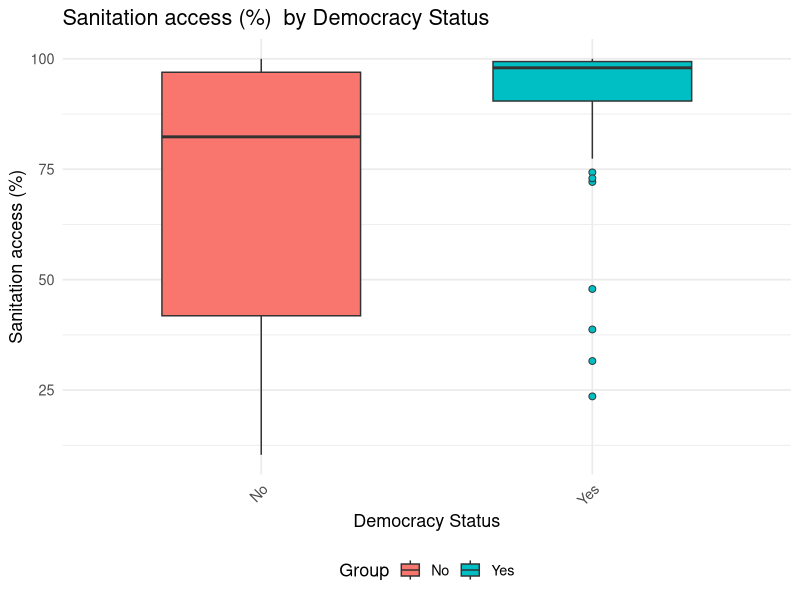
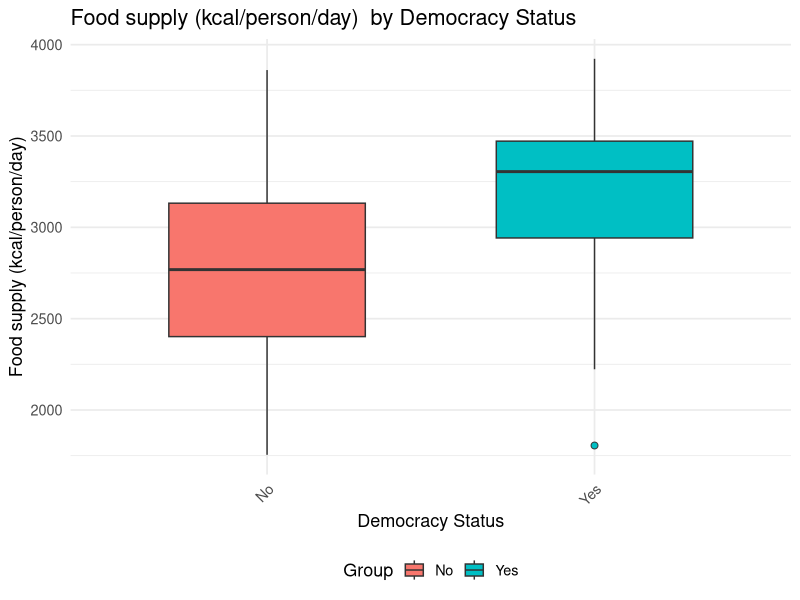
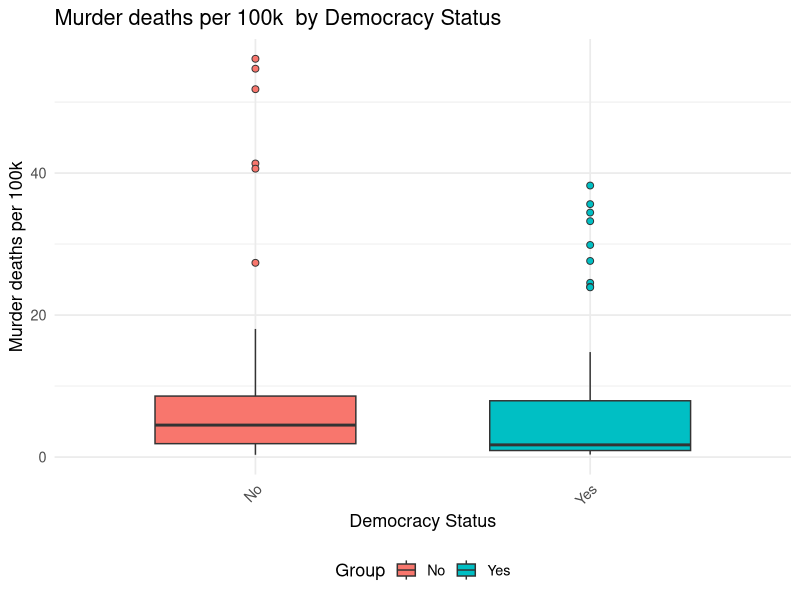
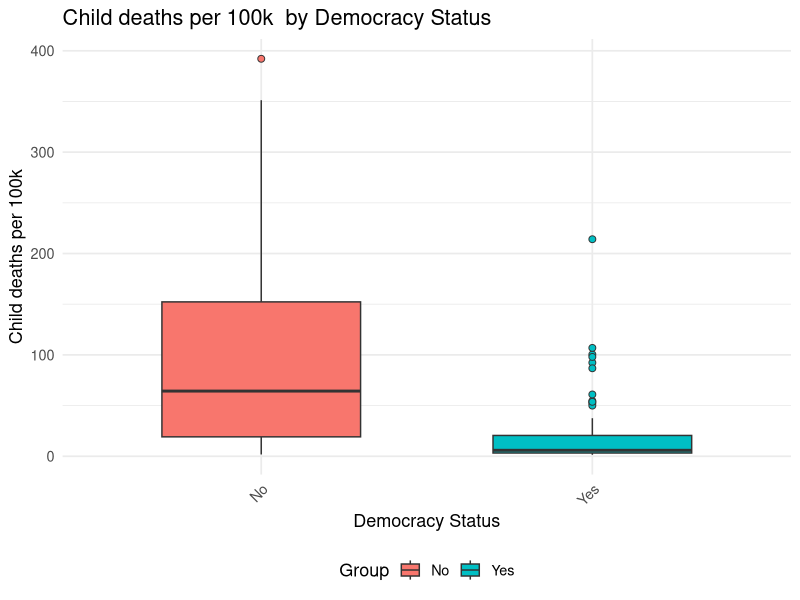
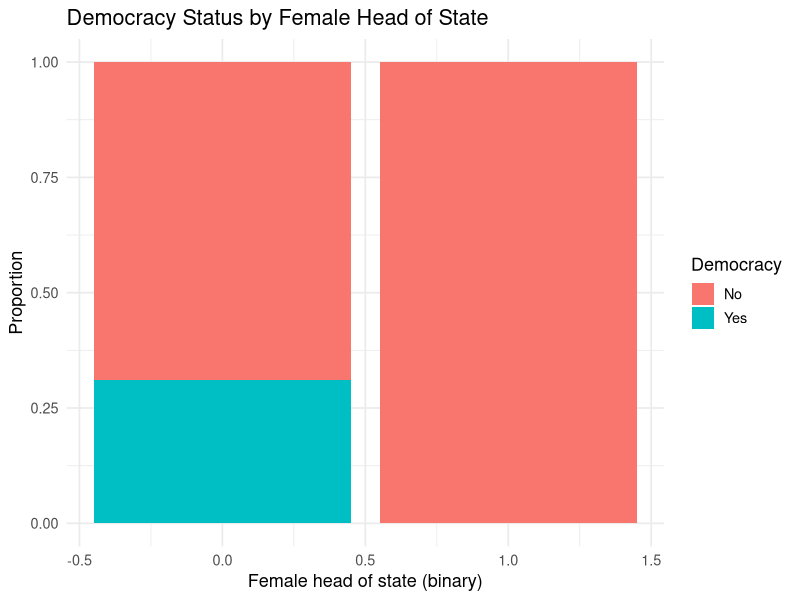
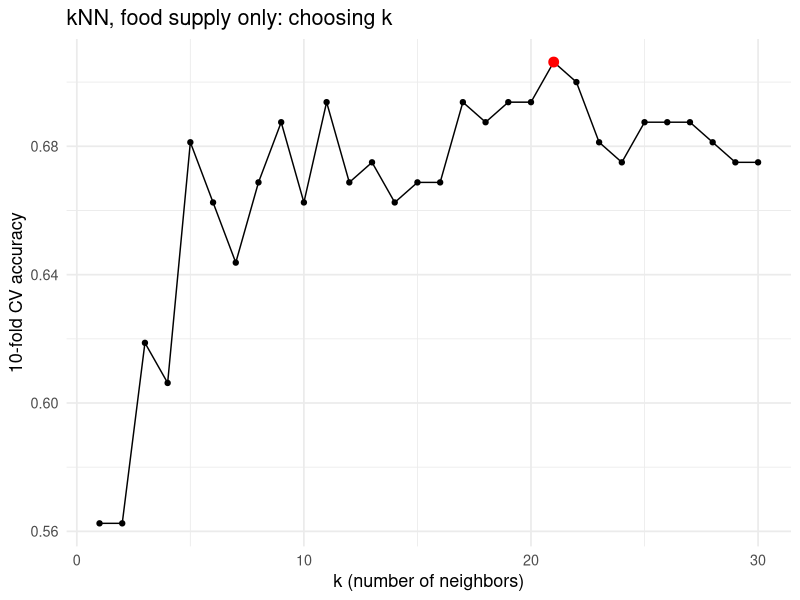
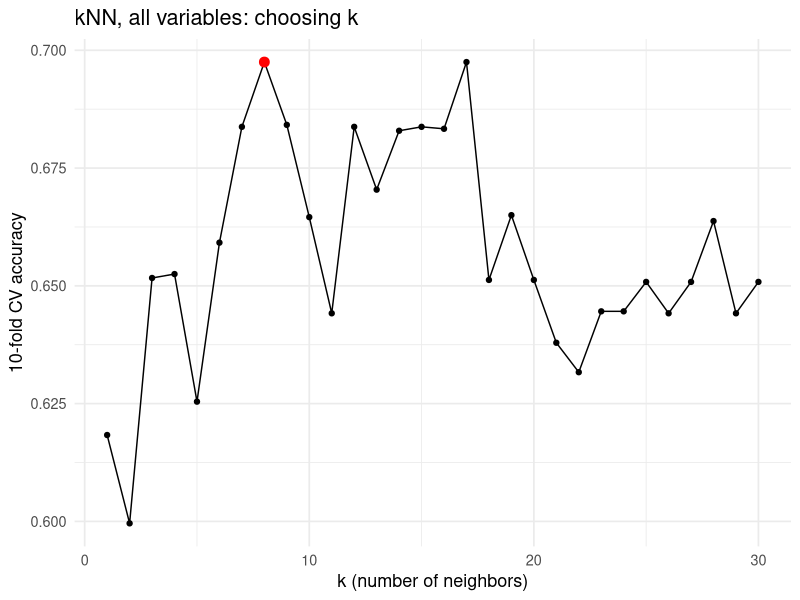
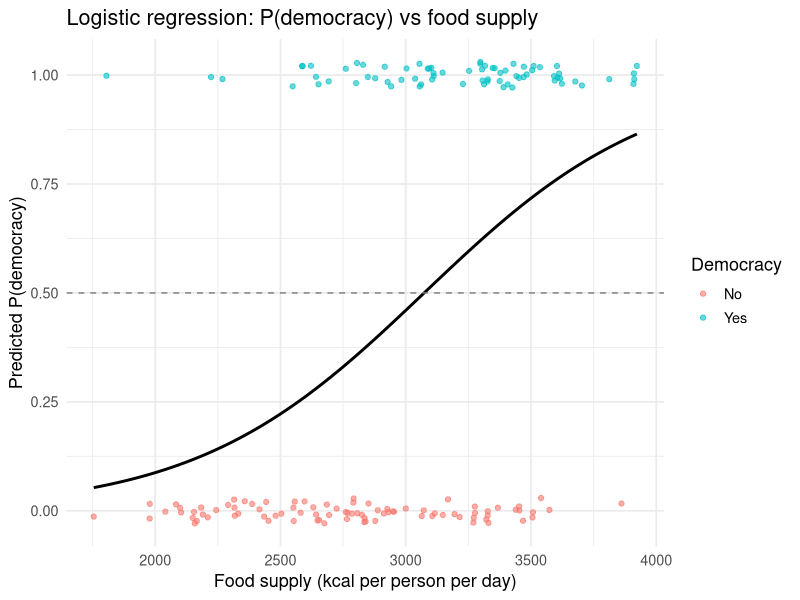

Source code (R) for these figures, in order:
## ---- chunk 1
library(dplyr)
library(knitr)
library(ggplot2)
library(forcats)
library(tidyr)
library(tidyverse)
## ---- chunk 2
# project2_merged.csv = Mini-Project 1 data merged with democracy2020.csv (by geo)
project2_merged <- read_csv("project2_merged.csv", show_col_types = FALSE) |>
  select(-1) |>
  mutate(Democracy = factor(Democracy, levels = c("No", "Yes")))
## ---- chunk 3
#| include: false
long_data <- project2_merged |>
  pivot_longer(
    cols = c(sanitation_access_pct, food_supply_kcal_per_person_day, 
             murder_deaths_per_100k, child_deaths_per_100k), 
    names_to  = "variable",
    values_to = "value"
  )

make_plot <- function(var, ylab) {
  graph <- long_data |>
    filter(variable == var) |>
    ggplot(aes(x = Democracy, y = value, fill = Democracy)) +
    geom_boxplot(width = 0.6, outlier.shape = 21, outlier.size = 2) +
    labs(title = paste(ylab, " by Democracy Status"), x = "Democracy Status", y = ylab, fill = "Group") +
    theme_minimal(base_size = 13) +
    theme(
      axis.text.x     = element_text(angle = 45, hjust = 1),
      legend.position = "bottom"
    )
  graph
}
make_table <- function(var) { 
  table <- project2_merged |>
    summarise(
      n      = sum(!is.na(.data[[var]])),
      mean   = mean(.data[[var]],   na.rm = TRUE),
      median = median(.data[[var]], na.rm = TRUE),
      sd     = sd(.data[[var]],     na.rm = TRUE),
      min    = min(.data[[var]],    na.rm = TRUE),
      max    = max(.data[[var]],    na.rm = TRUE),
    )
  print(table)
}

make_outlier <- function(var) {
  table <- project2_merged |>
    mutate(
      q1     = quantile(.data[[var]], .25, na.rm = TRUE),
      q3     = quantile(.data[[var]], .75, na.rm = TRUE),
      iqr    = q3 - q1,
      is_out = .data[[var]] < q1 - 1.5*iqr |
        .data[[var]] > q3 + 1.5*iqr
    ) |>
    filter(is_out) |>
    slice_max(abs(.data[[var]] -
                    median(.data[[var]], na.rm = TRUE)), n = 5) |>
    select(name, Democracy, .data[[var]])
  print(table)
}


p1 <- make_plot("sanitation_access_pct", "Sanitation access (%)")
p2 <- make_plot("food_supply_kcal_per_person_day",  "Food supply (kcal/person/day)")
p3 <- make_plot("murder_deaths_per_100k", "Murder deaths per 100k")
p4 <- make_plot("child_deaths_per_100k",            "Child deaths per 100k")

t1 <- make_table("sanitation_access_pct")
t2 <- make_table("food_supply_kcal_per_person_day")
t3 <- make_table("murder_deaths_per_100k")
t4 <- make_table("child_deaths_per_100k")

o1 <- make_outlier("sanitation_access_pct")
o2 <- make_outlier("food_supply_kcal_per_person_day")
o3 <- make_outlier("murder_deaths_per_100k")
o4 <- make_outlier("child_deaths_per_100k")

## ---- chunk 4
p1; t1; o1
## ---- chunk 5
p2; t2; o2
## ---- chunk 6
p3; t3; o3
## ---- chunk 7
p4; t4; o4
## ---- chunk 8
ggplot(project2_merged, aes(x = female_hos_binary, fill = Democracy)) + geom_bar(position = "fill") + labs( title = "Democracy Status by Female Head of State", x = "Female head of state (binary)", y = "Proportion", fill = "Democracy" ) + theme_minimal(base_size = 13)

#two way table
as.data.frame(table(project2_merged$female_hos_binary, project2_merged$Democracy))

#row proportions
as.data.frame(prop.table(table(project2_merged$female_hos_binary, project2_merged$Democracy), margin = 2))

#column proportions
as.data.frame(prop.table(table(project2_merged$female_hos_binary, project2_merged$Democracy)))

## ---- chunk 9
set.seed(380)

# standardize test data with training means / sds
scale_by <- function(train, test) {
  m <- colMeans(train); s <- apply(train, 2, sd)
  list(train = scale(train, m, s), test = scale(test, m, s))
}

# 10-fold CV accuracy of kNN for a given k
cv_knn <- function(dat, vars, k, folds) {
  X <- as.matrix(dat[, vars]); y <- dat$Democracy
  acc <- sapply(sort(unique(folds)), function(f) {
    tr <- folds != f
    sc <- scale_by(X[tr, , drop = FALSE], X[!tr, , drop = FALSE])
    pred <- class::knn(sc$train, sc$test, y[tr], k = k)
    mean(pred == y[!tr])
  })
  mean(acc)
}

# training (resubstitution) accuracy
train_knn <- function(dat, vars, k) {
  X <- scale(as.matrix(dat[, vars]))
  mean(class::knn(X, X, dat$Democracy, k = k) == dat$Democracy)
}

tune_knn <- function(dat, vars, ks = 1:30) {
  folds <- sample(rep(1:10, length.out = nrow(dat)))
  tibble(k = ks,
         cv_accuracy = sapply(ks, function(k) cv_knn(dat, vars, k, folds)))
}

plot_tune <- function(tune, title) {
  best <- tune |> slice_max(cv_accuracy, n = 1, with_ties = FALSE)
  ggplot(tune, aes(k, cv_accuracy)) +
    geom_line() + geom_point() +
    geom_point(data = best, color = "red", size = 3) +
    labs(title = title, x = "k (number of neighbors)",
         y = "10-fold CV accuracy") +
    theme_minimal(base_size = 13)
}

# baseline: always guess the majority class
baseline <- max(prop.table(table(project2_merged$Democracy)))
## ---- chunk 10
d_food <- project2_merged |>
  select(Democracy, food_supply_kcal_per_person_day) |>
  drop_na()
nrow(d_food)
## ---- chunk 11
tune_food <- tune_knn(d_food, "food_supply_kcal_per_person_day")
plot_tune(tune_food, "kNN, food supply only: choosing k")
best_k_food <- tune_food |>
  slice_max(cv_accuracy, n = 1, with_ties = FALSE) |> pull(k)
tune_food |> slice_max(cv_accuracy, n = 5, with_ties = FALSE)
best_k_food
## ---- chunk 12
X <- scale(as.matrix(d_food[, "food_supply_kcal_per_person_day"]))
knn_food <- class::knn(X, X, d_food$Democracy, k = best_k_food)
table(Predicted = knn_food, Actual = d_food$Democracy)
## ---- chunk 13
acc_knn_food_train <- train_knn(d_food, "food_supply_kcal_per_person_day", best_k_food)
acc_knn_food_cv    <- max(tune_food$cv_accuracy)
tibble(model = "kNN, food supply", k = best_k_food,
       training_accuracy = acc_knn_food_train,
       cv_accuracy = acc_knn_food_cv,
       gap = acc_knn_food_train - acc_knn_food_cv,
       baseline = baseline)
## ---- chunk 14
all_vars <- c("sanitation_access_pct", "food_supply_kcal_per_person_day",
              "murder_deaths_per_100k", "child_deaths_per_100k")
d_all <- project2_merged |>
  select(Democracy, all_of(all_vars)) |>
  drop_na()
nrow(d_all)
## ---- chunk 15
tune_all <- tune_knn(d_all, all_vars)
plot_tune(tune_all, "kNN, all variables: choosing k")
best_k_all <- tune_all |>
  slice_max(cv_accuracy, n = 1, with_ties = FALSE) |> pull(k)
tune_all |> slice_max(cv_accuracy, n = 5, with_ties = FALSE)
best_k_all
## ---- chunk 16
X <- scale(as.matrix(d_all[, all_vars]))
knn_all <- class::knn(X, X, d_all$Democracy, k = best_k_all)
table(Predicted = knn_all, Actual = d_all$Democracy)
## ---- chunk 17
acc_knn_all_train <- train_knn(d_all, all_vars, best_k_all)
acc_knn_all_cv    <- max(tune_all$cv_accuracy)
tibble(model = "kNN, all variables", k = best_k_all,
       training_accuracy = acc_knn_all_train,
       cv_accuracy = acc_knn_all_cv,
       gap = acc_knn_all_train - acc_knn_all_cv,
       baseline = max(prop.table(table(d_all$Democracy))))
## ---- chunk 18
library(pROC)
set.seed(380)

cv_logit <- function(dat, formula) {
  folds <- sample(rep(1:10, length.out = nrow(dat)))
  p <- numeric(nrow(dat))
  for (f in 1:10) {
    fit <- glm(formula, data = dat[folds != f, ], family = binomial)
    p[folds == f] <- predict(fit, dat[folds == f, ], type = "response")
  }
  list(prob = p,
       accuracy = mean((p > 0.5) == (dat$Democracy == "Yes")),
       roc = roc(dat$Democracy, p, levels = c("No", "Yes"), direction = "<", quiet = TRUE))
}
## ---- chunk 19
logit_food <- glm(Democracy ~ food_supply_kcal_per_person_day,
                  data = d_food, family = binomial)
summary(logit_food)
## ---- chunk 20
b <- coef(logit_food)
b
exp(b[2] * 100)   # odds multiplier for +100 kcal per person per day
-b[1] / b[2]      # food supply at which P(democracy) = 0.5
## ---- chunk 21
grid <- tibble(food_supply_kcal_per_person_day =
                 seq(min(d_food$food_supply_kcal_per_person_day),
                     max(d_food$food_supply_kcal_per_person_day), length.out = 200))
grid$p <- predict(logit_food, grid, type = "response")

ggplot() +
  geom_jitter(data = d_food,
              aes(food_supply_kcal_per_person_day, as.numeric(Democracy == "Yes"),
                  color = Democracy), height = 0.03, alpha = 0.6) +
  geom_line(data = grid, aes(food_supply_kcal_per_person_day, p), linewidth = 1) +
  geom_hline(yintercept = 0.5, linetype = "dashed", color = "grey50") +
  labs(title = "Logistic regression: P(democracy) vs food supply",
       x = "Food supply (kcal per person per day)", y = "Predicted P(democracy)") +
  theme_minimal(base_size = 13)
## ---- chunk 22
p_in  <- predict(logit_food, type = "response")
acc_lf_train <- mean((p_in > 0.5) == (d_food$Democracy == "Yes"))
table(Predicted = ifelse(p_in > 0.5, "Yes", "No"), Actual = d_food$Democracy)

cv_lf <- cv_logit(d_food, Democracy ~ food_supply_kcal_per_person_day)
roc_lf_train <- roc(d_food$Democracy, p_in, levels = c("No", "Yes"), direction = "<", quiet = TRUE)

tibble(model = "logistic, food supply",
       training_accuracy = acc_lf_train,
       cv_accuracy = cv_lf$accuracy,
       gap = acc_lf_train - cv_lf$accuracy,
       train_auc = as.numeric(auc(roc_lf_train)),
       cv_auc = as.numeric(auc(cv_lf$roc)))

plot(cv_lf$roc, main = "ROC (10-fold CV): food supply only", print.auc = TRUE)
## ---- chunk 23
logit_all <- glm(Democracy ~ sanitation_access_pct + food_supply_kcal_per_person_day +
                   murder_deaths_per_100k + child_deaths_per_100k,
                 data = d_all, family = binomial)
summary(logit_all)
## ---- chunk 24
round(coef(logit_all), 5)
## ---- chunk 25
p_in <- predict(logit_all, type = "response")
acc_la_train <- mean((p_in > 0.5) == (d_all$Democracy == "Yes"))
table(Predicted = ifelse(p_in > 0.5, "Yes", "No"), Actual = d_all$Democracy)

cv_la <- cv_logit(d_all, Democracy ~ sanitation_access_pct + food_supply_kcal_per_person_day +
                    murder_deaths_per_100k + child_deaths_per_100k)
roc_la_train <- roc(d_all$Democracy, p_in, levels = c("No", "Yes"), direction = "<", quiet = TRUE)

tibble(model = "logistic, all variables",
       training_accuracy = acc_la_train,
       cv_accuracy = cv_la$accuracy,
       gap = acc_la_train - cv_la$accuracy,
       train_auc = as.numeric(auc(roc_la_train)),
       cv_auc = as.numeric(auc(cv_la$roc)))

plot(cv_la$roc, main = "ROC (10-fold CV): all variables", print.auc = TRUE)
## ---- chunk 26
# For a fair side-by-side, the single-variable models use their own complete cases
# and the all-variable models use theirs (a few more rows are dropped).
tibble(
  model = c("kNN, food supply", "kNN, all variables",
            "Logistic, food supply", "Logistic, all variables"),
  n = c(nrow(d_food), nrow(d_all), nrow(d_food), nrow(d_all)),
  cv_accuracy = c(acc_knn_food_cv, acc_knn_all_cv, cv_lf$accuracy, cv_la$accuracy),
  cv_auc = c(NA, NA, as.numeric(auc(cv_lf$roc)), as.numeric(auc(cv_la$roc)))
)
## ---- chunk 27
project2_merged |>
  drop_na(sanitation_access_pct) |>
  ggplot(aes(sanitation_access_pct, child_deaths_per_100k, color = Democracy)) +
  geom_point(alpha = 0.7) +
  geom_smooth(method = "lm", se = TRUE) +
  labs(title = "Child deaths vs sanitation access, by democracy status",
       x = "Sanitation access (%)", y = "Child deaths per 100k",
       color = "Democracy") +
  theme_minimal(base_size = 13)

q_dat <- project2_merged |> drop_na(sanitation_access_pct)
summary(lm(child_deaths_per_100k ~ sanitation_access_pct * Democracy, data = q_dat))$coefficients
q_dat |> group_by(Democracy) |>
  summarise(n = n(), r = cor(sanitation_access_pct, child_deaths_per_100k),
            mean_sanitation = mean(sanitation_access_pct),
            mean_child = mean(child_deaths_per_100k))
